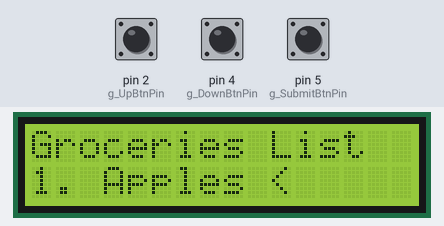
A sketch run on a simulated Arduino Uno, built with avr-gcc and run on an emulated ATmega328P. Shown: 16×2 character LCD. Inputs (shaded band) come from the test bench; at power-on: pin 2 (g_UpBtnPin) HIGH, pin 4 (g_DownBtnPin) HIGH, pin 5 (g_SubmitBtnPin) HIGH.

Above: at 1.2 s.
1.3 s: pin 2 (g_UpBtnPin) pulled LOW for 0.15 s
At 1.9 s:
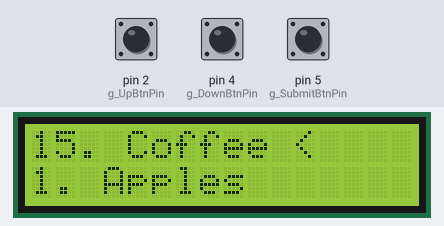
2.9 s: pin 4 (g_DownBtnPin) pulled LOW for 0.15 s
At 4.1 s:
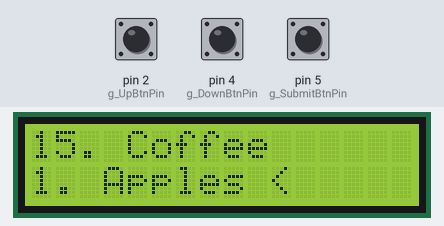
4.5 s: pin 5 (g_SubmitBtnPin) pulled LOW for 0.15 s
At 5.6 s:
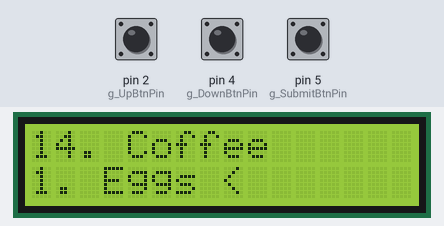
6.1 s: pin 2 (g_UpBtnPin) pulled LOW for 1 s
At 6.8 s:
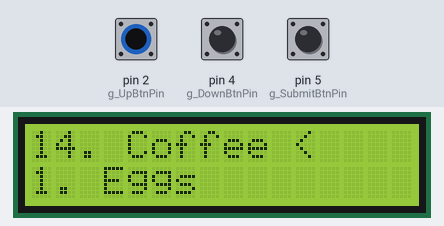
8.6 s: pin 5 (g_SubmitBtnPin) pulled LOW for 1 s
At 9.8 s:
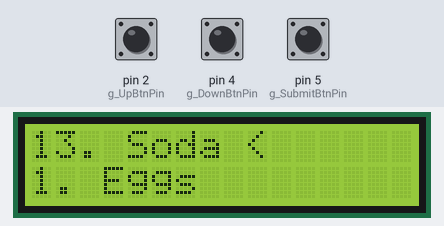
11.1 s: pin 4 (g_DownBtnPin) pulled LOW for 1 s
At 11.7 s:
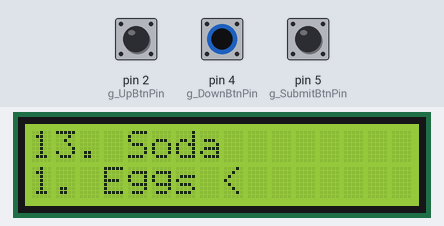
Timing chart, 0 to 14.1 s (numbered marks = the images above; inputs shaded):
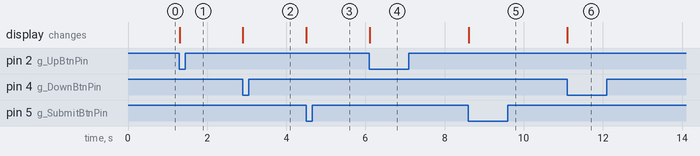

The sketch:

GroceryList.ino
```cpp
// (licence header left out)
#include <LiquidCrystal.h> // requires the library to be installed! Search LiquidCrystal by Arduino in library manager and install latest version

// initialize the library with the numbers of the interface pins
LiquidCrystal lcd(7, 8, 9, 10, 11, 12);

// define button pins
int g_UpBtnPin = 2;
int g_DownBtnPin = 4;
int g_SubmitBtnPin = 5;
bool g_IsBtnPressed = false; // button flag - tells when a button is being pressed(false)

// Checklist data
const char* g_List[15] = { "Apples", "Eggs", "Bread", "Cheese", "Bacon", "Chicken", "Beef", "Milk", "Yogurt", "Ham", "Turkey", "Bagels", "Juice", "Soda", "Coffee" };
int g_Index = 0; // current position in g_List
int g_ListSize = sizeof(g_List) / sizeof(g_List[0]); // virtual size of array - tracks the size of array based on items left, not physical array size in memory
char g_Buffer[20]; // stores item to print to screen - clears once printed


// Misc
long g_PrevMillis = 0; // track time for spam control
const int SPAM_MS_COOLDOWN = 500; // the amount of time in milliseconds to cool down from the last button press (any button)
unsigned char g_ArrowPosition = 1; // track where the arrow is - start on line 2

void clearBuffer() {
  memset(g_Buffer, '\0', sizeof(g_Buffer));
}

void renderItem(int _index, int _line, bool hasArrow) {
  // check if g_List is empty to display message
  if (g_ListSize == 0) {
    lcd.print("List is empty!");
    return;
  }

  lcd.setCursor(0, _line); // set line

  //char str[20]; // 20 ensures we have enough room for full string
  sprintf(g_Buffer, "%d", (_index + 1)); // convert index(integer) to cstring - the (+1) shifts due to zero indexing - meant for g_List item number
  strcat(g_Buffer, ". "); // add a period and space between number and item
  strcat(g_Buffer, g_List[_index]); // add the item to the string

  // Add arrow to the line to signify the highlighted item
  if (hasArrow) {
    strcat(g_Buffer, " <");
  }

  lcd.print(g_Buffer); // print to lcd
  clearBuffer(); // clear for next use
}

void removeItem() {
  // Shift elements to the left - the array never shrinks, the element is replaced with empty string and pushed toward back
  for (size_t i = g_Index; i < g_ListSize; i++) {
    if (g_List[i] == "") break; // don't waste time shifting empty elements
    g_List[i] = (i + 1) < g_ListSize ? g_List[i + 1] : "";
  }

  g_ListSize--; // update virtual size of array

  // Incase user removes the last item(end of g_List item) in g_List while the g_List still has more than one item left, we need to update 'index' to previous item
  if(g_ListSize > 0 && g_Index > (g_ListSize - 1)) {
    g_Index--;
  }
}

void setup() {
  // Setup button pins to listen for input
  pinMode(g_UpBtnPin, INPUT_PULLUP);
  pinMode(g_DownBtnPin, INPUT_PULLUP);
  pinMode(g_SubmitBtnPin, INPUT_PULLUP);

  lcd.begin(16, 2); // set up the LCD's number of columns and rows

  lcd.print("Groceries List"); // show message on first line
  renderItem(g_Index, 1, true); // display first item
}

void loop() {

  if (g_ListSize == 0) return; // Prevent further logic if g_List is empty

  long currentMillis = millis();

  // BUTTON PRESS CHECK
  if ((digitalRead(g_UpBtnPin) == LOW || digitalRead(g_DownBtnPin) == LOW || digitalRead(g_SubmitBtnPin) == LOW) && (!g_IsBtnPressed) && (currentMillis - g_PrevMillis) >= SPAM_MS_COOLDOWN) {
    g_IsBtnPressed = true; // update button flag
    g_PrevMillis = currentMillis; // track for spam control

    if (digitalRead(g_UpBtnPin) == LOW) { // Up Arrow
      g_Index = (g_Index == 0) ? g_ListSize - 1 : g_Index - 1; // moves one at a time and wraps to last item in g_List when attempting to move to -1
      g_ArrowPosition = 0;
    } else if (digitalRead(g_DownBtnPin) == LOW) { // Down Arrow
      g_Index = (g_Index+1) % g_ListSize; // moves one at a time and wraps to first item in g_List when attempting to move past last item
      g_ArrowPosition = 1;
    } else if (digitalRead(g_SubmitBtnPin) == LOW) { // Submit
      removeItem();
    }

    lcd.clear(); // clear entire lcd screen

    // RENDER
    if (g_ListSize > 1) { // only render both lines when there is more than one item left
      if (g_ArrowPosition == 0) { // moving up
        renderItem(g_Index, 0, true);
        renderItem((g_Index+1) % g_ListSize, 1, false);
      }
      else if (g_ArrowPosition == 1) { // moving down
        renderItem((g_Index == 0) ? g_ListSize - 1 : g_Index - 1, 0, false);
        renderItem(g_Index, 1, true);
      }
      else { // not necessarry but will display if arrow is not at 0 or 1
        lcd.print("Error: arrow!");
      }
    }
    else { // renders only to top line
      renderItem(g_Index, 0, true);
    }

  }

  // Reset button flag if this iteration found a press. Only resets if all buttons are back in up position(unpressed).
  if (g_IsBtnPressed && digitalRead(g_UpBtnPin) == HIGH && digitalRead(g_DownBtnPin) == HIGH && digitalRead(g_SubmitBtnPin) == HIGH) {
    g_IsBtnPressed = false;
  }

}
```

Measured:
- after the input at 1.3 s, the display: changes at once (image 1)
- after the input at 2.9 s, the display: changes at once (image 2)
- after the input at 4.5 s, the display: changes at once (image 3)
- after the input at 6.1 s, the display: changes at once (image 4)
- after the input at 8.6 s, the display: changes at once (image 5)
- after the input at 11.1 s, the display: changes at once (image 6)
